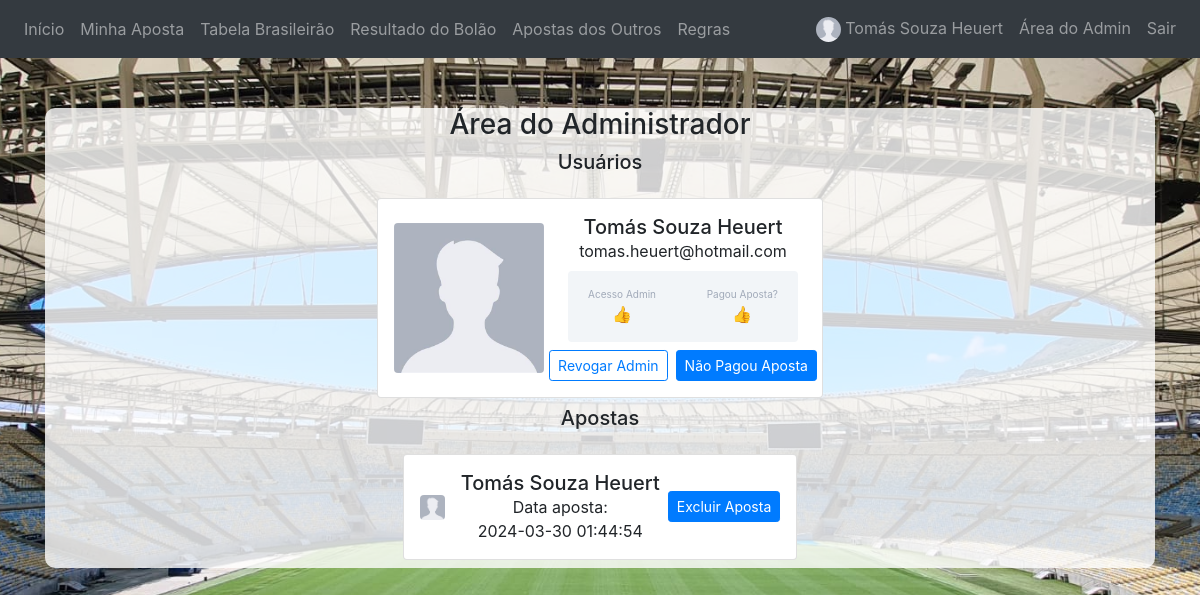
/admin_area (signed in), run on the app's committed database.
### website/models.py (models this page shows)
class User(db.Model, UserMixin):
    id = db.Column(db.Integer, primary_key=True)
    email = db.Column(db.String(150), unique=True)
    password = db.Column(db.String(150))
    cpf = db.Column(db.String(150))
    nome_completo = db.Column(db.String(150))
    pagou_aposta = db.Column(db.Boolean)
    has_admin = db.Column(db.Boolean)
    foto_perfil = db.Column(db.String(200))
    cod_confirmacao = db.Column(db.String(20))
    notes = db.relationship('Note')

class Aposta(db.Model):
    id = db.Column(db.Integer, primary_key=True)
    user_id = db.Column(db.Integer, db.ForeignKey('user.id'))
    aposta_json = db.Column(db.String(10000))
    data_confirmacao = db.Column(db.DateTime(timezone=True), default=func.now())

### website/views.py (the view)
@views.route('/admin_area', methods=['GET','POST'])
@login_required
def admin_area():
    users = User.query.all()
    apostas = Aposta.query.all()
    for aposta in apostas:
        aposta.user = next(user for user in users if user.id == aposta.user_id)
    return render_template('admin_area.html', user=current_user, users=users, apostas=apostas)

### website/__init__.py (called while the page is built)
def create_app():
    app = Flask(__name__)
    app.config['SECRET_KEY'] = 'hjshjhdjah kjshkjdhjs'
    app.config['SQLALCHEMY_DATABASE_URI'] = f'sqlite:///{DB_NAME}'
    app.config["UPLOAD_FOLDER"] = UPLOAD_FOLDER
    db.init_app(app)
    from .views import views
    from .auth import auth
    app.register_blueprint(views, url_prefix='/')
    app.register_blueprint(auth, url_prefix='/')
    from .models import User, Note
    with app.app_context():
        db.create_all()
    login_manager = LoginManager()
    login_manager.login_view = 'auth.login'
    login_manager.login_message = ''
    login_manager.init_app(app)
    @login_manager.user_loader
    def load_user(id):
        return User.query.get(int(id))
    return app

### website/templates/admin_area.html (shortened to what this page needs)
{% extends "base.html" %}
{% block content %}
<div class="admin_area-container">
    <h3 align="center">Área do Administrador</h3>
    {% if user.has_admin %}
    <h5 align="center">Usuários</h5>
    <div class="container-fluid mt-3 d-flex justify-content-center">
        <div class="row">
            {% for user_row in users %}
            <div class="card p-3 m-2">
                <div class="d-flex align-items-center">
                    <div class="image">
                        <img src="{{user_row.foto_perfil}}" class="rounded" width="150px" height="150px"
                            style="object-fit: cover;">
                    </div>
                    <div class="ml-3">
                        <h5 class="mb-0 mt-0">{{user_row.nome_completo}}</h5>
                        <span>{{user_row.email}}</span>
                        <div class="p-3 m-2 bg-primary d-flex justify-content-between rounded text-white stats row">
                            <div class="d-flex flex-column mx-1">
                                <span class="detail-custom">Acesso Admin</span>
                                <span class="number-custom">{% if user_row.has_admin %}👍{% else %}❌{% endif %}</span>
                            </div>
                            <div class="d-flex flex-column mx-1">
                                <span class="detail-custom">Pagou Aposta?</span>
                                <span class="number-custom">{% if user_row.pagou_aposta %}👍{% else %}❌{% endif %}</span>
                            </div>
                        </div>
                        <div class="button mt-2 d-flex flex-row justify-content-center align-items-center row">
                            <button class="btn btn-sm btn-outline-primary mx-1"
                                onclick="handleAdminAction('admin','{{user_row.id}}')">
                                {% if user_row.has_admin %}Revogar{% else %}Conceder{% endif %} Admin
                            </button>
                            <button class="btn btn-sm btn-primary mx-1"
                                onclick="handleAdminAction('pagamento','{{user_row.id}}')">
                                {% if user_row.pagou_aposta %}Não Pagou{% else %}Pagou{% endif %} Aposta
                            </button>
                        </div>
                    </div>
                </div>
            </div>
            {% endfor %}
        </div>
    </div>
    <h5 align="center">Apostas</h5>
    <div class="container mt-3 d-flex justify-content-center">
        {% if apostas %}
        <div class="row">
            {% for aposta in apostas %}
            <div class="card p-3 m-2">
                <div class="d-flex align-items-center justify-content-between">
                    <div class="image">
                        <img src="{{aposta.user.foto_perfil}}" class="rounded" width="25px" height="25px"
                            style="object-fit: cover;">
                    </div>
                    <div class="ml-3">
                        <h5 class="mb-0 mt-0">{{aposta.user.nome_completo}}</h5>
                        <span>Data aposta:</span><br/>
                        <span>{{aposta.data_confirmacao}}</span>
                    </div>
                    <div class="align-items-center">
                        <button class="btn btn-sm btn-primary ml-2"
                            onclick="handleAdminAction('excluir_aposta','{{aposta.id}}')">
                            Excluir Aposta
                        </button>
                    </div>
                </div>
            </div>
            {% endfor %}
        </div>
        {% else %}
        <h4 align="center">Nada para ver aqui... Ainda... 👀</h4>
        {% endif %}
    </div>
    {% endif %}
</div>
{% endblock %}

### website/templates/base.html (shortened to what this page needs)
<!DOCTYPE html>
<html>
  <head>
    <link
      rel="stylesheet"
      href="https://stackpath.bootstrapcdn.com/bootstrap/4.4.1/css/bootstrap.min.css"
    />
    <link
      rel="stylesheet"
      href="https://stackpath.bootstrapcdn.com/font-awesome/4.7.0/css/font-awesome.min.css"
    />
  </head>
  <body>
    {% if user.is_authenticated %}
    <nav class="navbar navbar-expand-lg navbar-dark bg-dark">
      <div class="collapse navbar-collapse justify-content-between" id="navbar">
        <div class="navbar-nav">
          <a class="nav-item nav-link" id="home" href="/" title="Início">Início</a>
          <a class="nav-item nav-link" id="minha_aposta" href="/minha_aposta" title="Minha Aposta">Minha Aposta</a>
          <a class="nav-item nav-link" id="tabelaBrasileirao" href="/tabela_brasileirao" title="Tabela Brasileirão">Tabela Brasileirão</a>
          <a class="nav-item nav-link" id="tabelaBrasileirao" href="/resultado_bolao" title="Resultado do Bolão">Resultado do Bolão</a>
          <a class="nav-item nav-link" id="tabelaBrasileirao" href="/apostas_outros" title="Apostas dos Outros">Apostas dos Outros</a>
          <a class="nav-item nav-link" id="regras" href="/regras" title="Regras">Regras</a>
        </div>
        {% if user.is_authenticated %}
        <div class="navbar-nav">
          <a class="nav-item nav-link" href="/perfil" title="Perfil de {{user.nome_completo}}">
            <img src="{{user.foto_perfil}}" class="rounded-circle" width="25" height="25" style="object-fit: cover;">
            <span class="nav-item navbar-link">{{user.nome_completo}}</span>
          </a>
          {% if user.has_admin %}
          <a class="nav-item nav-link" id="logout" href="/admin_area" title="Área do Admin">Área do Admin</a>
          {% endif %}
          <a class="nav-item nav-link" id="logout" href="/logout" title="Sair" onclick="return confirm('Deseja mesmo sair?')">Sair</a>
        </div>
        {% endif %}
      </div>
    </nav>
    {% endif %}
    <div class="container">{% block content %} {% endblock %}</div>
  </body>
</html>

### website/templates/admin_area.html (style rules this page uses)
.stats { background: #f2f5f8 !important; color: #000 !important; }
.detail-custom { font-size: 10px; color: #a1aab9; }
.number-custom { font-weight: 500; }
body { background-image: url('/static/imagens/maraca.jpeg'); background-size: cover; background-position: center; background-attachment: fixed; }
.admin_area-container { background-color: rgba(255, 255, 255, 0.8); border-radius: 10px; padding: auto; padding-left: 15px; padding-right: 15px; margin-top: 50px; max-width: auto; margin-left: auto; margin-right: auto; text-align: center; }

### data on the page
User: foto_perfil (placeholder picture), nome_completo "Tomás Souza Heuert", email "tomas.heuert@hotmail.com", has_admin "Revogar", pagou_aposta "Não Pagou"
Aposta: user.foto_perfil (placeholder picture), user.nome_completo "Tomás Souza Heuert", data_confirmacao "2024-03-30 01:44:54"
